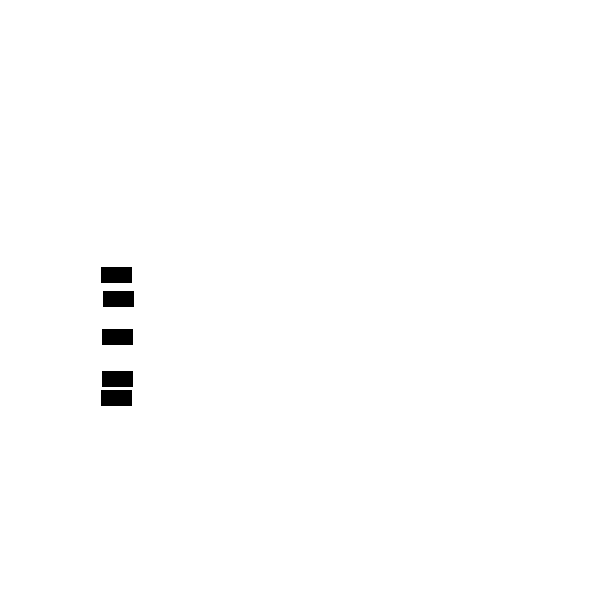
Frame 1 (no input)
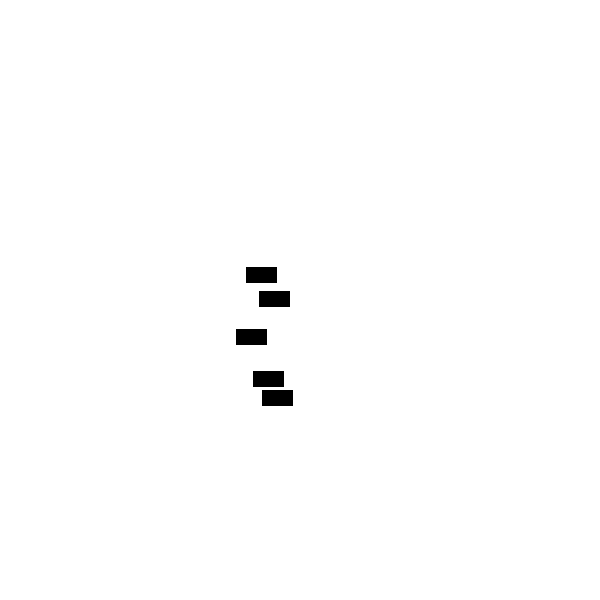
Frame 60 (the mouse pressed at the canvas centre just before this capture)
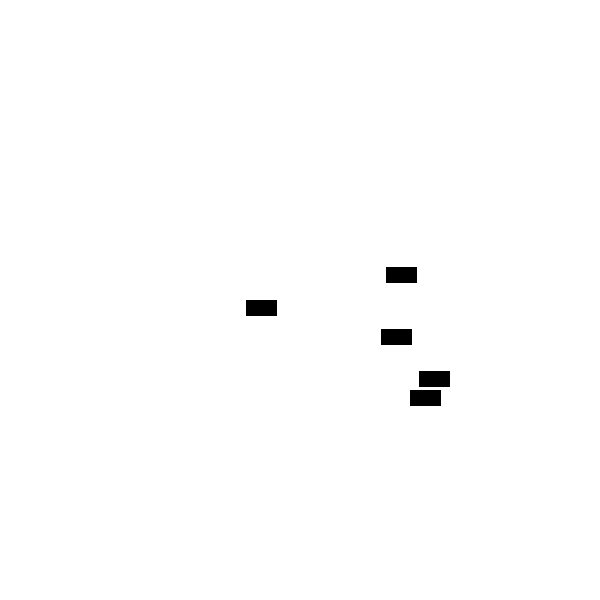
Frame 120 (the mouse held since frame 60 and released just before this capture)

The Processing sketch that drew these frames (run headless with seeded random() and noise(); from frame 60 on, the mouse is pressed at the canvas centre):

// Processing sketch: autoClass_extended
// ── autoClass_extended.pde
/*
  Wir haben unsere Auto Klasse erweitert:
  Der Konstruktor von Auto kann nun einen Paramater empfangen und
  durch Klicken auf dem Bildschirm können wir nun das 3. Auto in der y-Achse "neu" setzen
*/

int value = 0;
int anzahlAutos = 5;
Auto[] auto = new Auto[anzahlAutos];

void setup() {
  size(600, 600);
  println(value);
  
  for(int i = 0; i<auto.length; i++) {
    auto[i] = new Auto( (int)random(height/2 - 100, height/2 + 100) );
  }
}

void draw() {
  background(255);
  
  for(int i = 0; i<auto.length; i++) {
    auto[i].update();
    auto[i].display();
  }
  
}

void mousePressed() {
  auto[3] = new Auto( mouseY );
}

// ── ClassAuto.pde
class Auto {
  protected int posX;
  protected int posY;
  protected int speed;

  public Auto(int _y) {
     posX = 100;
     posY = _y;
     speed = (int)random(1, 5);
  }
  
  void update(){
    posX += speed;
    //posY += random(10);
    speed = (int)random(1, 5);
    checkForEdges();
  }
  
  void display(){
    fill(0);
    rect(posX, posY, 30, 15);
  }
  
  private void checkForEdges() {
    if(posX > width) {
      posX = -30;
    }
    
    if(posY > height) {
      posY = -15;
    }
  }
  
  void setX(int _x) {
    posX = _x;
  }
  
  void setY(int _y) {
    posY = _y;
  }
  
  int getX() {
    return posX;
  }

  
  
  

}
